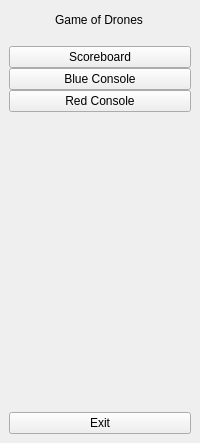
     <widget class="QWidget" name="fullMenu" native="true">
      <property name="sizePolicy">
       <sizepolicy hsizetype="Preferred" vsizetype="Preferred">
        <horstretch>0</horstretch>
        <verstretch>0</verstretch>
       </sizepolicy>
      </property>
      <layout class="QVBoxLayout" name="verticalLayout_4">
       <property name="spacing">
        <number>6</number>
       </property>
       <property name="leftMargin">
        <number>9</number>
       </property>
       <property name="topMargin">
        <number>0</number>
       </property>
       <property name="rightMargin">
        <number>9</number>
       </property>
       <property name="bottomMargin">
        <number>9</number>
       </property>
       <item>
        <layout class="QHBoxLayout" name="horizontalLayout_2">
         <item>
          <widget class="QLabel" name="logo_label1">
           <property name="minimumSize">
            <size>
             <width>40</width>
             <height>40</height>
            </size>
           </property>
           <property name="maximumSize">
            <size>
             <width>40</width>
             <height>40</height>
            </size>
           </property>
           <property name="text">
            <string/>
           </property>
           <property name="pixmap">
            <pixmap resource="resource.qrc">:/icon/icon/GoDs_Logo.png</pixmap>
           </property>
           <property name="scaledContents">
            <bool>true</bool>
           </property>
          </widget>
         </item>
         <item>
          <widget class="QLabel" name="GoDs_label">
           <property name="font">
            <font>
             <pointsize>9</pointsize>
            </font>
           </property>
           <property name="text">
            <string>Game of Drones</string>
           </property>
           <property name="scaledContents">
            <bool>true</bool>
           </property>
          </widget>
         </item>
        </layout>
       </item>
       <item>
        <layout class="QVBoxLayout" name="verticalLayout_2">
         <property name="spacing">
          <number>0</number>
         </property>
         <item>
          <widget class="QPushButton" name="scoreboard_btn1">
           <property name="text">
            <string>Scoreboard</string>
           </property>
           <property name="icon">
            <iconset resource="resource.qrc">
             <normaloff>:/icon/icon/calendar-5-32.ico</normaloff>
             <normalon>:/icon/icon/calendar-5-48.ico</normalon>:/icon/icon/calendar-5-32.ico</iconset>
           </property>
           <property name="iconSize">
            <size>
             <width>14</width>
             <height>14</height>
            </size>
           </property>
           <property name="checkable">
            <bool>true</bool>
           </property>
           <property name="autoExclusive">
            <bool>true</bool>
           </property>
          </widget>
         </item>
         <item>
          <widget class="QPushButton" name="blue_btn1">
           <property name="text">
            <string>Blue Console</string>
           </property>
           <property name="icon">
            <iconset resource="resource.qrc">
             <normaloff>:/icon/icon/joystick-32.ico</normaloff>
             <normalon>:/icon/icon/joystick-48.ico</normalon>:/icon/icon/joystick-32.ico</iconset>
           </property>
           <property name="iconSize">
            <size>
             <width>14</width>
             <height>14</height>
            </size>
           </property>
           <property name="checkable">
            <bool>true</bool>
           </property>
           <property name="autoExclusive">
            <bool>true</bool>
           </property>
          </widget>
         </item>
         <item>
          <widget class="QPushButton" name="red_btn1">
           <property name="text">
            <string>Red Console</string>
           </property>
           <property name="icon">
            <iconset resource="resource.qrc">
             <normaloff>:/icon/icon/joystick-32 (1).ico</normaloff>
             <normalon>:/icon/icon/joystick-48 (1).ico</normalon>:/icon/icon/joystick-32 (1).ico</iconset>
           </property>
           <property name="iconSize">
            <size>
             <width>14</width>
             <height>14</height>
            </size>
           </property>
           <property name="checkable">
            <bool>true</bool>
           </property>
           <property name="autoExclusive">
            <bool>true</bool>
           </property>
          </widget>
         </item>
        </layout>
       </item>
       <item>
        <spacer name="verticalSpacer_2">
         <property name="orientation">
          <enum>Qt::Vertical</enum>
         </property>
         <property name="sizeHint" stdset="0">
          <size>
           <width>20</width>
           <height>294</height>
          </size>
         </property>
        </spacer>
       </item>
       <item>
        <widget class="QPushButton" name="exit_btn1">
         <property name="text">
          <string>Exit</string>
         </property>
         <property name="icon">
          <iconset resource="resource.qrc">
           <normaloff>:/icon/icon/close-window-64.ico</normaloff>:/icon/icon/close-window-64.ico</iconset>
         </property>
         <property name="iconSize">
          <size>
           <width>14</width>
           <height>14</height>
          </size>
         </property>
        </widget>
       </item>
      </layout>
     </widget>
